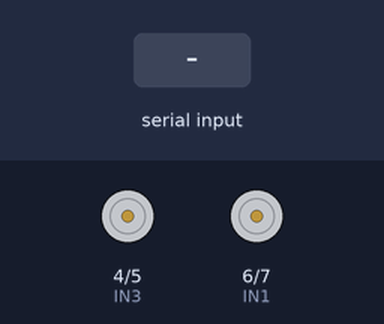
The sketch below on a simulated Arduino Uno, built with avr-gcc and run on an emulated ATmega328P. On the bench: motor-driver pin pairs drawn as motors (green arrow = first pin HIGH = forward, orange = second pin HIGH = backward, longer = more drive). The inputs (shaded band) are chosen by the test bench.

Above: at 1.2 s.
1.3 s: "1" received over Serial
At 2.0 s:
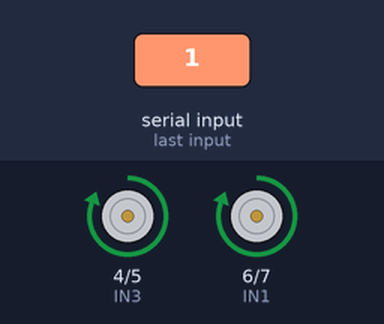
2.8 s: byte 51 (LEFT) received over Serial
At 3.2 s:
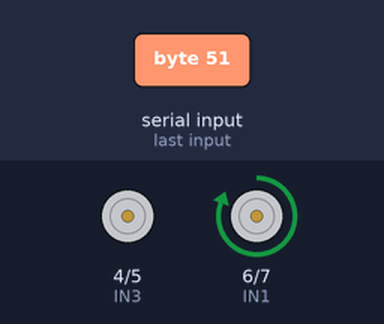
4.3 s: byte 52 (RIGHT) received over Serial
At 5.5 s:
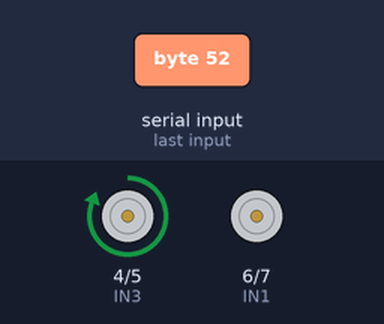
5.8 s: "2" received over Serial
At 6.7 s:
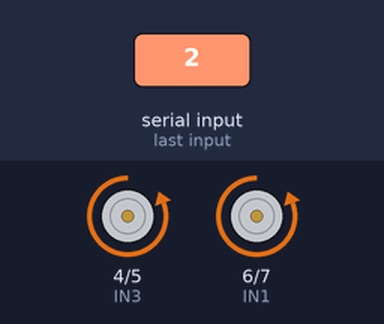
7.3 s: "0" received over Serial
At 7.8 s:
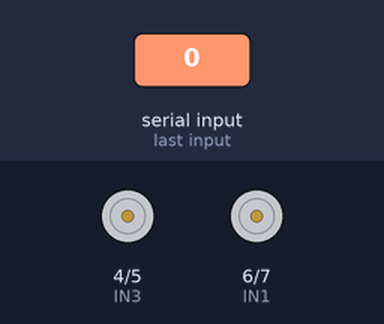
Timing chart, 0 to 9.8 s (numbered marks = the images above; inputs shaded):
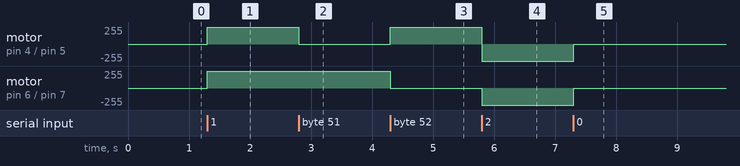

Measured:
- after the input at 1.3 s, motor on pin 4 (IN3) / pin 5 (IN4), motor on pin 6 (IN1) / pin 7 (IN2): stopped → forward 255/255 at once
- after the input at 2.8 s, motor on pin 4 (IN3) / pin 5 (IN4): forward 255/255 → stopped at once
- after the input at 4.3 s, motor on pin 4 (IN3) / pin 5 (IN4): stopped → forward 255/255 at once; motor on pin 6 (IN1) / pin 7 (IN2): forward 255/255 → stopped at once
- after the input at 5.8 s, motor on pin 4 (IN3) / pin 5 (IN4): forward 255/255 → backward 255/255 at once; motor on pin 6 (IN1) / pin 7 (IN2): stopped → backward 255/255 at once
- after the input at 7.3 s, motor on pin 4 (IN3) / pin 5 (IN4), motor on pin 6 (IN1) / pin 7 (IN2): backward 255/255 → stopped at once

The sketch:

BlueCar.ino
```cpp
/*
日期:2016/11/05
功能：蓝牙小车程序
作者：单片机菜鸟
*/

#define IN1 6 // 7 6 右轮
#define IN2 7
#define IN3 4 // 5 4 左轮
#define IN4 5

#define LEFT '3' //左转编码
#define RIGHT '4'//右转编码
#define GO '1'//前进编码
#define BACK '2'//后退编码
#define STOP '0'//停止编码

void setup() {
  // put your setup code here, to run once:
  Serial.begin(9600);
  pinMode(IN1,OUTPUT);
  pinMode(IN2,OUTPUT);
  pinMode(IN3,OUTPUT);
  pinMode(IN4,OUTPUT);
  initCar();
}

void loop() {
  // put your main code here, to run repeatedly:
  if(Serial.available()>0){
      char ch = Serial.read();
      if(ch == GO){
         //前进
         go();
      }else if(ch == BACK){
         //后退
         back();
      }else if(ch == LEFT){
         //左转
         turnLeft();
      }else if(ch == RIGHT){
        //右转
        turnRight();
      }else if(ch=='0'){
        //停车
        stopCar();
      }
    }
}

void initCar(){
  //默认全是低电平 停止状态
  digitalWrite(IN1,LOW);
  digitalWrite(IN2,LOW);
  digitalWrite(IN3,LOW);
  digitalWrite(IN4,LOW);
}

/**
* 左转
*/
void turnLeft(){
  digitalWrite(IN1,HIGH);
  digitalWrite(IN2,LOW);         //右轮前进
  digitalWrite(IN3,LOW);
  digitalWrite(IN4,LOW);         //左轮不动
}

/**
* 右转
*/
void turnRight(){
  digitalWrite(IN1,LOW);
  digitalWrite(IN2,LOW);         //右轮不动
  digitalWrite(IN3,HIGH);
  digitalWrite(IN4,LOW);         //左轮前进
}

/**
* 前进
*/
void go(){
  digitalWrite(IN1,HIGH);
  digitalWrite(IN2,LOW);         //右轮前进
  digitalWrite(IN3,HIGH);
  digitalWrite(IN4,LOW);         //左轮前进
}

/**
* 倒车
*/
void back(){
  digitalWrite(IN1,LOW);
  digitalWrite(IN2,HIGH);        //右轮后退
  digitalWrite(IN3,LOW);
  digitalWrite(IN4,HIGH);        //左轮后退
}

/**
* 停车
*/
void stopCar(){
  initCar();
}
```
